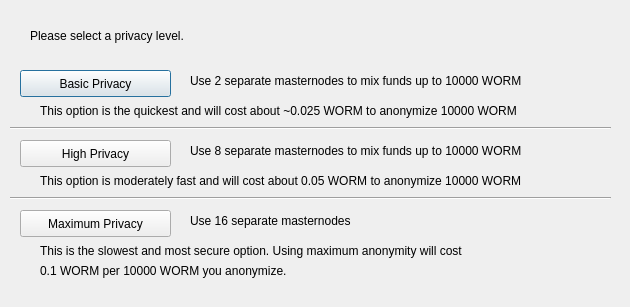
<?xml version="1.0" encoding="UTF-8"?>
<ui version="4.0">
 <class>DarksendConfig</class>
 <widget class="QDialog" name="DarksendConfig">
  <property name="geometry">
   <rect>
    <x>0</x>
    <y>0</y>
    <width>630</width>
    <height>307</height>
   </rect>
  </property>
  <property name="windowTitle">
   <string>Configure Darksend</string>
  </property>
  <widget class="QPushButton" name="buttonBasic">
   <property name="geometry">
    <rect>
     <x>20</x>
     <y>70</y>
     <width>151</width>
     <height>27</height>
    </rect>
   </property>
   <property name="text">
    <string>Basic Privacy</string>
   </property>
  </widget>
  <widget class="QPushButton" name="buttonHigh">
   <property name="geometry">
    <rect>
     <x>20</x>
     <y>140</y>
     <width>151</width>
     <height>27</height>
    </rect>
   </property>
   <property name="text">
    <string>High Privacy</string>
   </property>
  </widget>
  <widget class="QPushButton" name="buttonMax">
   <property name="geometry">
    <rect>
     <x>20</x>
     <y>210</y>
     <width>151</width>
     <height>27</height>
    </rect>
   </property>
   <property name="text">
    <string>Maximum Privacy</string>
   </property>
  </widget>
  <widget class="QLabel" name="label">
   <property name="geometry">
    <rect>
     <x>30</x>
     <y>20</y>
     <width>571</width>
     <height>31</height>
    </rect>
   </property>
   <property name="text">
    <string>Please select a privacy level.</string>
   </property>
  </widget>
  <widget class="QLabel" name="label_2">
   <property name="geometry">
    <rect>
     <x>190</x>
     <y>70</y>
     <width>421</width>
     <height>21</height>
    </rect>
   </property>
   <property name="text">
    <string>Use 2 separate masternodes to mix funds up to 10000 WORM</string>
   </property>
  </widget>
  <widget class="QLabel" name="label_3">
   <property name="geometry">
    <rect>
     <x>190</x>
     <y>140</y>
     <width>411</width>
     <height>21</height>
    </rect>
   </property>
   <property name="text">
    <string>Use 8 separate masternodes to mix funds up to 10000 WORM</string>
   </property>
  </widget>
  <widget class="QLabel" name="label_4">
   <property name="geometry">
    <rect>
     <x>190</x>
     <y>210</y>
     <width>421</width>
     <height>21</height>
    </rect>
   </property>
   <property name="text">
    <string>Use 16 separate masternodes</string>
   </property>
  </widget>
  <widget class="QLabel" name="label_6">
   <property name="geometry">
    <rect>
     <x>40</x>
     <y>100</y>
     <width>561</width>
     <height>21</height>
    </rect>
   </property>
   <property name="text">
    <string>This option is the quickest and will cost about ~0.025 WORM to anonymize 10000 WORM</string>
   </property>
  </widget>
  <widget class="QLabel" name="label_7">
   <property name="geometry">
    <rect>
     <x>40</x>
     <y>170</y>
     <width>561</width>
     <height>21</height>
    </rect>
   </property>
   <property name="text">
    <string>This option is moderately fast and will cost about 0.05 WORM to anonymize 10000 WORM</string>
   </property>
  </widget>
  <widget class="QLabel" name="label_8">
   <property name="geometry">
    <rect>
     <x>40</x>
     <y>240</y>
     <width>561</width>
     <height>21</height>
    </rect>
   </property>
   <property name="text">
    <string>This is the slowest and most secure option. Using maximum anonymity will cost</string>
   </property>
  </widget>
  <widget class="QLabel" name="label_9">
   <property name="geometry">
    <rect>
     <x>40</x>
     <y>260</y>
     <width>561</width>
     <height>21</height>
    </rect>
   </property>
   <property name="text">
    <string>0.1 WORM per 10000 WORM you anonymize.</string>
   </property>
  </widget>
  <widget class="Line" name="line">
   <property name="geometry">
    <rect>
     <x>10</x>
     <y>120</y>
     <width>601</width>
     <height>16</height>
    </rect>
   </property>
   <property name="orientation">
    <enum>Qt::Horizontal</enum>
   </property>
  </widget>
  <widget class="Line" name="line_2">
   <property name="geometry">
    <rect>
     <x>10</x>
     <y>190</y>
     <width>601</width>
     <height>16</height>
    </rect>
   </property>
   <property name="orientation">
    <enum>Qt::Horizontal</enum>
   </property>
  </widget>
 </widget>
 <resources/>
 <connections/>
</ui>
